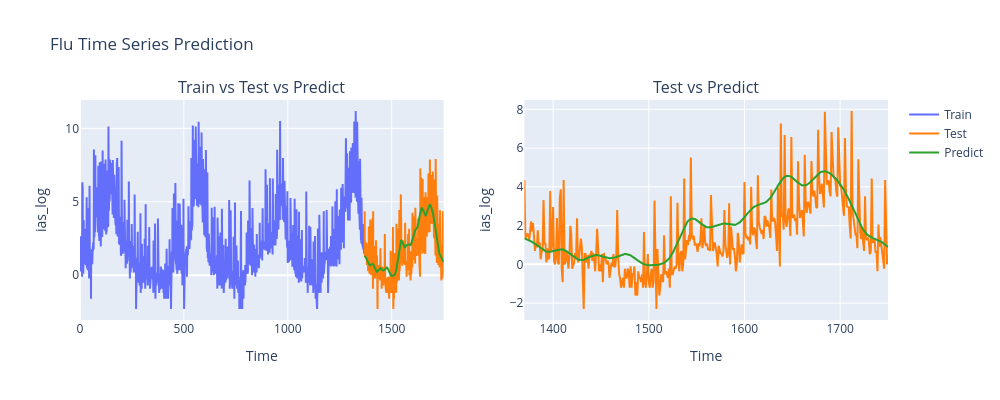
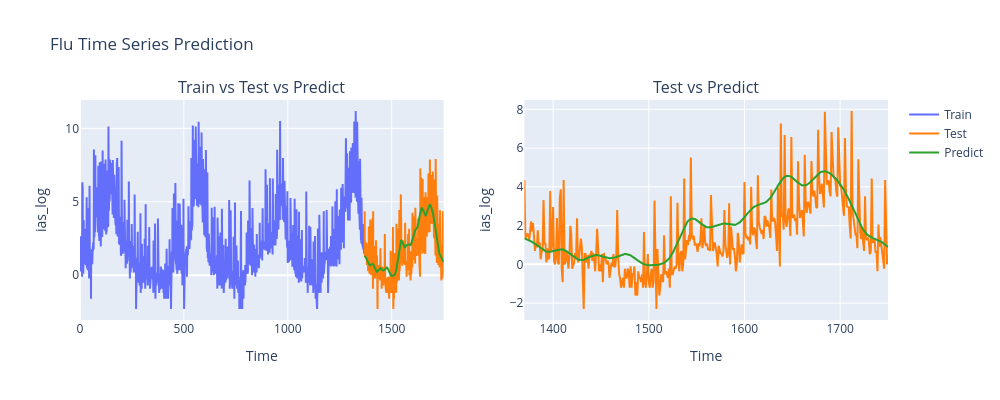

These figures' notebook cell, in order:
### Code cell
sin_cos_regression(t_train, t_test, y_train, y_test, best_n_harm, YEARLY_FREQUENCY, do_plot=True)

### Figure 1 — Plotly figure (JSON) as saved in the notebook; plotly's stock layout.template omitted (floating-point values rounded to 4 significant figures; data arrays with more than 128 entries replaced by an {"elided": "..."} marker saying what was removed)
{"data": [{"mode": "lines", "name": "Train", "type": "scatter", "x": {"elided": "1369 int values"}, "xaxis": "x", "y": {"elided": "1369 float values"}, "yaxis": "y"}, {"line": {"color": "#ff7f0e"}, "mode": "lines", "name": "Test", "type": "scatter", "x": {"elided": "381 int values"}, "xaxis": "x", "y": {"elided": "381 float values"}, "yaxis": "y"}, {"line": {"color": "#2ca02c"}, "mode": "lines", "name": "Predict", "type": "scatter", "x": {"elided": "381 int values"}, "xaxis": "x", "y": {"elided": "381 float values"}, "yaxis": "y"}, {"line": {"color": "#ff7f0e"}, "mode": "lines", "name": "Test", "showlegend": false, "type": "scatter", "x": {"elided": "381 int values"}, "xaxis": "x2", "y": {"elided": "381 float values"}, "yaxis": "y2"}, {"line": {"color": "#2ca02c"}, "mode": "lines", "name": "Predict", "showlegend": false, "type": "scatter", "x": {"elided": "381 int values"}, "xaxis": "x2", "y": {"elided": "381 float values"}, "yaxis": "y2"}], "layout": {"annotations": [{"font": {"size": 16}, "showarrow": false, "text": "Train vs Test vs Predict", "x": 0.225, "xanchor": "center", "xref": "paper", "y": 1, "yanchor": "bottom", "yref": "paper"}, {"font": {"size": 16}, "showarrow": false, "text": "Test vs Predict", "x": 0.775, "xanchor": "center", "xref": "paper", "y": 1, "yanchor": "bottom", "yref": "paper"}], "height": 400, "title": {"text": "Flu Time Series Prediction"}, "width": 1000, "xaxis": {"anchor": "y", "domain": [0, 0.45], "title": {"text": "Time"}}, "xaxis2": {"anchor": "y2", "domain": [0.55, 1], "title": {"text": "Time"}}, "yaxis": {"anchor": "x", "domain": [0, 1], "title": {"text": "ias_log"}}, "yaxis2": {"anchor": "x2", "domain": [0, 1], "title": {"text": "ias_log"}}}}

### Figure 2 — Plotly figure (JSON) as saved in the notebook; plotly's stock layout.template omitted (floating-point values rounded to 4 significant figures; data arrays with more than 128 entries replaced by an {"elided": "..."} marker saying what was removed)
{"data": [{"mode": "lines", "name": "Train", "type": "scatter", "x": {"elided": "1369 int values"}, "xaxis": "x", "y": {"elided": "1369 float values"}, "yaxis": "y"}, {"line": {"color": "#ff7f0e"}, "mode": "lines", "name": "Test", "type": "scatter", "x": {"elided": "381 int values"}, "xaxis": "x", "y": {"elided": "381 float values"}, "yaxis": "y"}, {"line": {"color": "#2ca02c"}, "mode": "lines", "name": "Predict", "type": "scatter", "x": {"elided": "381 int values"}, "xaxis": "x", "y": {"elided": "381 float values"}, "yaxis": "y"}, {"line": {"color": "#ff7f0e"}, "mode": "lines", "name": "Test", "showlegend": false, "type": "scatter", "x": {"elided": "381 int values"}, "xaxis": "x2", "y": {"elided": "381 float values"}, "yaxis": "y2"}, {"line": {"color": "#2ca02c"}, "mode": "lines", "name": "Predict", "showlegend": false, "type": "scatter", "x": {"elided": "381 int values"}, "xaxis": "x2", "y": {"elided": "381 float values"}, "yaxis": "y2"}], "layout": {"annotations": [{"font": {"size": 16}, "showarrow": false, "text": "Train vs Test vs Predict", "x": 0.225, "xanchor": "center", "xref": "paper", "y": 1, "yanchor": "bottom", "yref": "paper"}, {"font": {"size": 16}, "showarrow": false, "text": "Test vs Predict", "x": 0.775, "xanchor": "center", "xref": "paper", "y": 1, "yanchor": "bottom", "yref": "paper"}], "height": 400, "title": {"text": "Flu Time Series Prediction"}, "width": 1000, "xaxis": {"anchor": "y", "domain": [0, 0.45], "title": {"text": "Time"}}, "xaxis2": {"anchor": "y2", "domain": [0.55, 1], "title": {"text": "Time"}}, "yaxis": {"anchor": "x", "domain": [0, 1], "title": {"text": "ias_log"}}, "yaxis2": {"anchor": "x2", "domain": [0, 1], "title": {"text": "ias_log"}}}}
